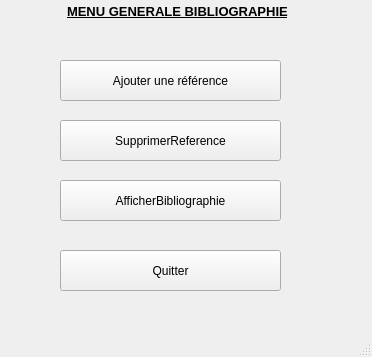
<?xml version="1.0" encoding="UTF-8"?>
<ui version="4.0">
 <class>BibliographieQtClass</class>
 <widget class="QMainWindow" name="BibliographieQtClass">
  <property name="geometry">
   <rect>
    <x>0</x>
    <y>0</y>
    <width>372</width>
    <height>357</height>
   </rect>
  </property>
  <property name="windowTitle">
   <string>MainWindow</string>
  </property>
  <widget class="QWidget" name="centralwidget">
   <widget class="QPushButton" name="AjouterReference">
    <property name="geometry">
     <rect>
      <x>60</x>
      <y>60</y>
      <width>221</width>
      <height>41</height>
     </rect>
    </property>
    <property name="text">
     <string>Ajouter une référence</string>
    </property>
   </widget>
   <widget class="QPushButton" name="SupprimerReference">
    <property name="geometry">
     <rect>
      <x>60</x>
      <y>120</y>
      <width>221</width>
      <height>41</height>
     </rect>
    </property>
    <property name="text">
     <string>SupprimerReference</string>
    </property>
   </widget>
   <widget class="QPushButton" name="AfficherBibliographie">
    <property name="geometry">
     <rect>
      <x>60</x>
      <y>180</y>
      <width>221</width>
      <height>41</height>
     </rect>
    </property>
    <property name="text">
     <string>AfficherBibliographie</string>
    </property>
   </widget>
   <widget class="QPushButton" name="Quitter">
    <property name="geometry">
     <rect>
      <x>60</x>
      <y>250</y>
      <width>221</width>
      <height>41</height>
     </rect>
    </property>
    <property name="text">
     <string>Quitter</string>
    </property>
   </widget>
   <widget class="QLabel" name="label">
    <property name="geometry">
     <rect>
      <x>67</x>
      <y>-4</y>
      <width>251</width>
      <height>31</height>
     </rect>
    </property>
    <property name="text">
     <string>&lt;!DOCTYPE HTML PUBLIC &quot;-//W3C//DTD HTML 4.0//EN&quot; &quot;http://www.w3.org/TR/REC-html40/strict.dtd&quot;&gt;
&lt;html&gt;&lt;head&gt;&lt;meta name=&quot;qrichtext&quot; content=&quot;1&quot; /&gt;&lt;style type=&quot;text/css&quot;&gt;
p, li { white-space: pre-wrap; }
&lt;/style&gt;&lt;/head&gt;&lt;body style=&quot; font-family:'Droid Sans'; font-size:10pt; font-weight:400; font-style:normal;&quot;&gt;
&lt;table style=&quot;-qt-table-type: root; margin-top:4px; margin-bottom:4px; margin-left:4px; margin-right:4px;&quot;&gt;
&lt;tr&gt;
&lt;td style=&quot;border: none;&quot;&gt;
&lt;p style=&quot; margin-top:0px; margin-bottom:0px; margin-left:0px; margin-right:0px; -qt-block-indent:0; text-indent:0px;&quot;&gt;&lt;span style=&quot; font-weight:600; text-decoration: underline;&quot;&gt;MENU GENERALE BIBLIOGRAPHIE&lt;/span&gt;&lt;/p&gt;&lt;/td&gt;&lt;/tr&gt;&lt;/table&gt;&lt;/body&gt;&lt;/html&gt;</string>
    </property>
   </widget>
  </widget>
  <widget class="QMenuBar" name="menubar">
   <property name="geometry">
    <rect>
     <x>0</x>
     <y>0</y>
     <width>372</width>
     <height>27</height>
    </rect>
   </property>
  </widget>
  <widget class="QStatusBar" name="statusbar"/>
 </widget>
 <resources/>
 <connections>
  <connection>
   <sender>Quitter</sender>
   <signal>clicked()</signal>
   <receiver>BibliographieQtClass</receiver>
   <slot>close()</slot>
   <hints>
    <hint type="sourcelabel">
     <x>174</x>
     <y>289</y>
    </hint>
    <hint type="destinationlabel">
     <x>315</x>
     <y>298</y>
    </hint>
   </hints>
  </connection>
 </connections>
</ui>
